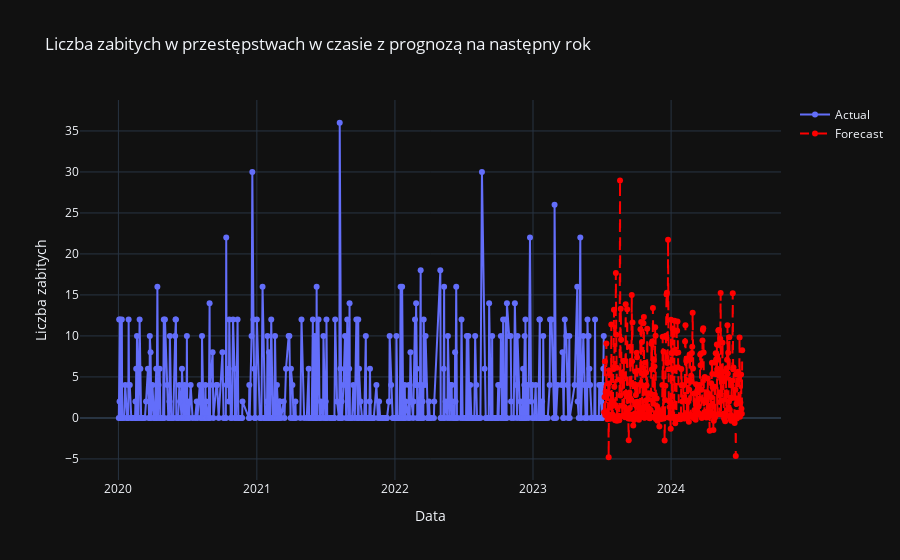

Notebook cell for this chart:
### Code cell
import pandas as pd
import numpy as np
import matplotlib.pyplot as plt
import xgboost as xgb
from sklearn.model_selection import train_test_split
from sklearn.metrics import mean_squared_error
import plotly.graph_objects as go

# Tworzenie ramki danych


# Grupowanie i agregacja danych
df['Date'] = pd.to_datetime(df[['Year', 'Month', 'Day']])
df_grouped = df.groupby('Date')['KillCount'].sum().reset_index()

# Przygotowanie danych do modelu XGBoost
df_grouped['Month'] = df_grouped['Date'].dt.month
df_grouped['Day'] = df_grouped['Date'].dt.day

X = df_grouped[['Month', 'Day']]
y = df_grouped['KillCount']

# Podział danych na zbiór treningowy i testowy
X_train, X_test, y_train, y_test = train_test_split(X, y, test_size=0.2, random_state=42)

# Dopasowanie modelu XGBoost
model = xgb.XGBRegressor(objective ='reg:squarederror', seed=42)
model.fit(X_train, y_train)

# Prognoza na następny rok
next_year_dates = pd.date_range(start=df_grouped['Date'].max() + pd.DateOffset(days=1), end=df_grouped['Date'].max() + pd.DateOffset(years=1), freq='D')
next_year_X = pd.DataFrame({'Month': next_year_dates.month, 'Day': next_year_dates.day})
forecast = model.predict(next_year_X)

# Wykres szeregu czasowego z prognozą
fig = go.Figure()

# Dodanie rzeczywistych danych
fig.add_trace(go.Scatter(x=df_grouped['Date'], y=df_grouped['KillCount'], mode='lines+markers', name='Actual'))

# Dodanie prognoz
fig.add_trace(go.Scatter(x=next_year_dates, y=forecast, mode='lines+markers', name='Forecast', line=dict(color='red', dash='dash')))

# Aktualizacja układu wykresu
fig.update_layout(title='Liczba zabitych w przestępstwach w czasie z prognozą na następny rok', xaxis_title='Data', yaxis_title='Liczba zabitych',template="plotly_dark",)

# Wyświetlenie wykresu
fig.show()
# Zapisywanie wykresu do pliku HTML
fig.write_html("forecast_plot2_1.html")

### Figure 1 — Plotly figure (JSON) as saved in the notebook; plotly's stock layout.template omitted (floating-point values rounded to 4 significant figures; data arrays with more than 128 entries replaced by an {"elided": "..."} marker saying what was removed)
{"data": [{"mode": "lines+markers", "name": "Actual", "type": "scatter", "x": {"elided": "508 str values"}, "y": {"elided": "508 int values"}}, {"line": {"color": "red", "dash": "dash"}, "mode": "lines+markers", "name": "Forecast", "type": "scatter", "x": {"elided": "366 str values"}, "y": {"elided": "366 float values"}}], "layout": {"title": {"text": "Liczba zabitych w przestępstwach w czasie z prognozą na następny rok"}, "xaxis": {"title": {"text": "Data"}}, "yaxis": {"title": {"text": "Liczba zabitych"}}}}
